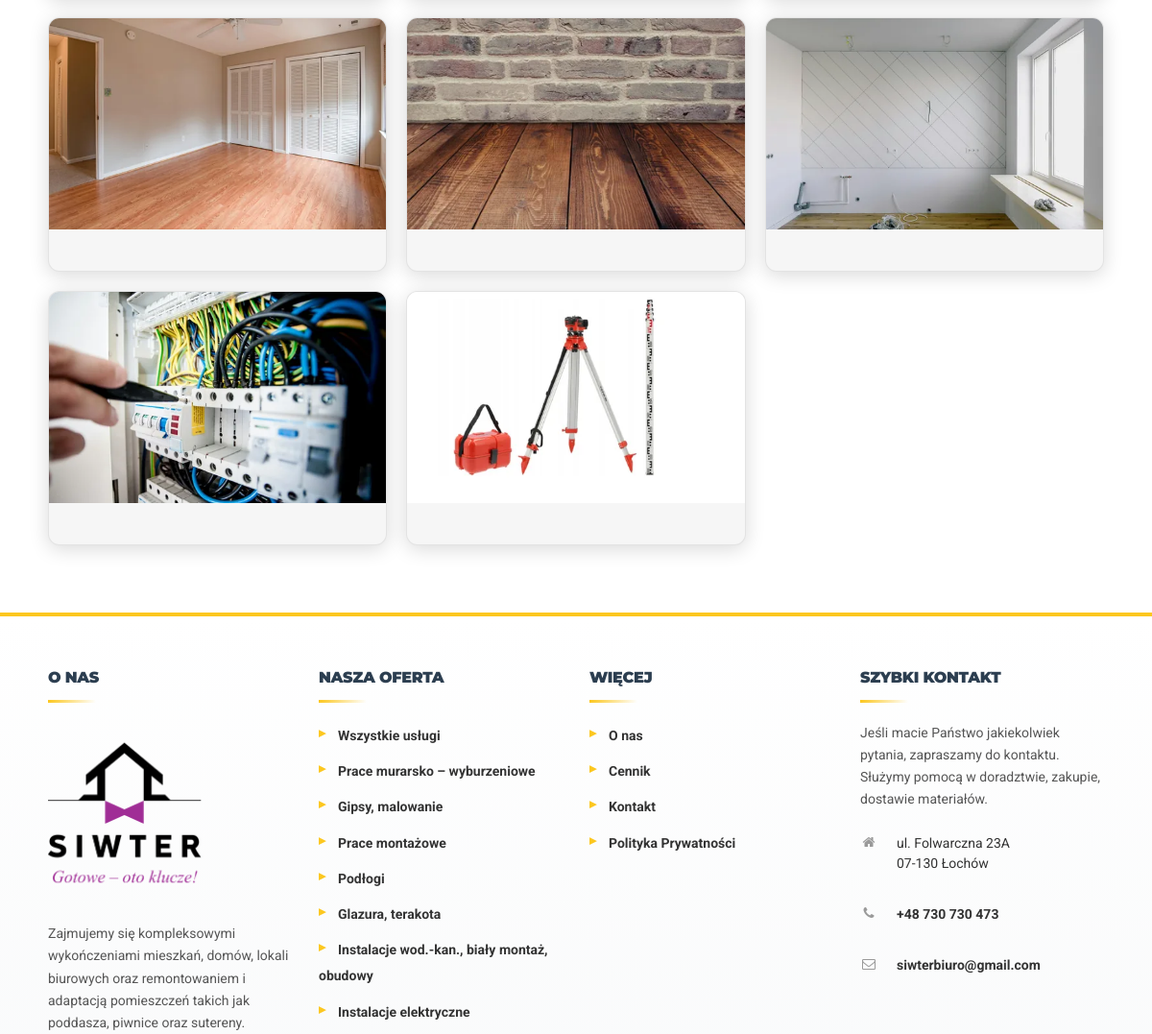
/galeria/ (middle part), run on an earlier commit of the app's database.
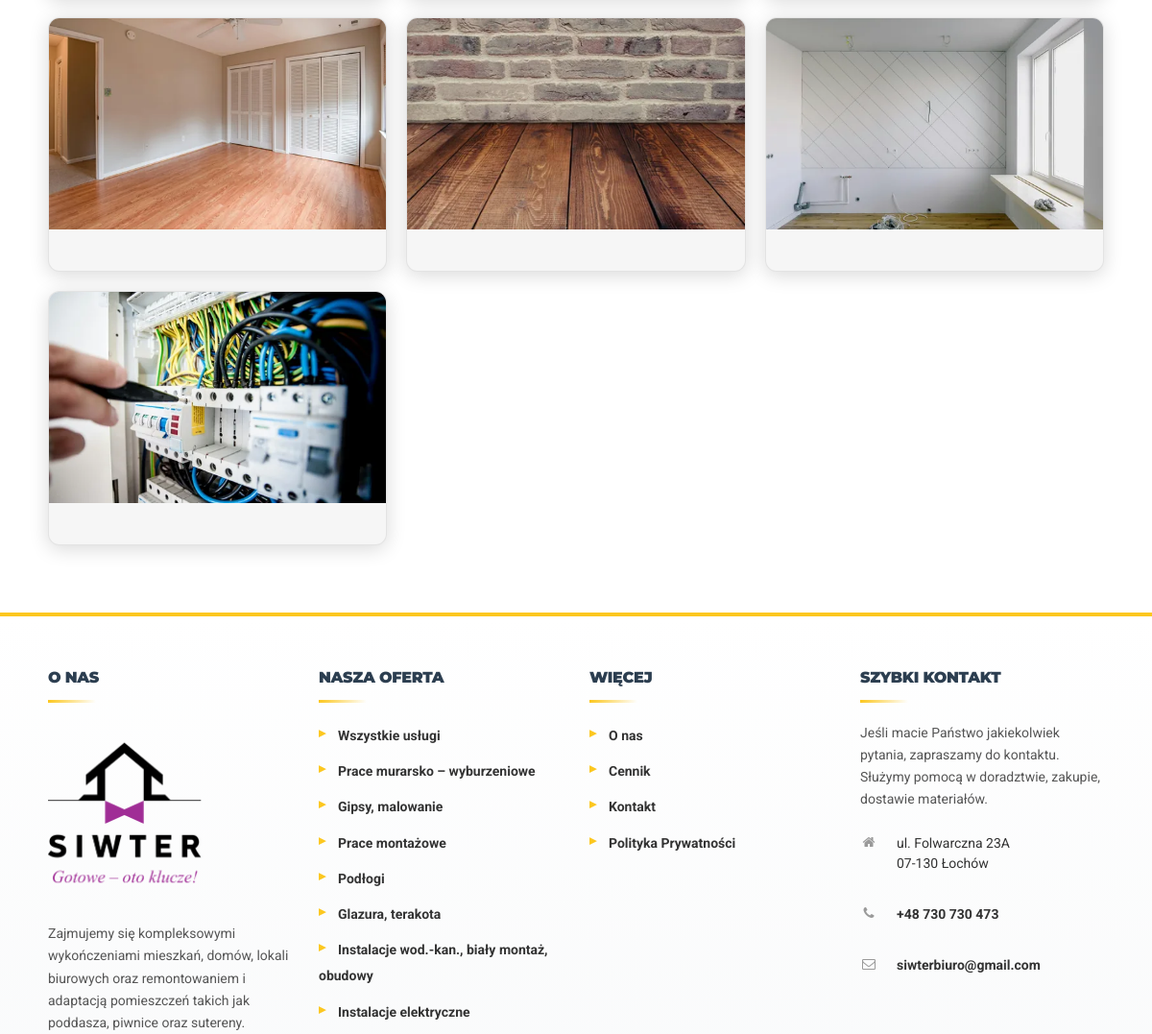
And on a later commit of the database.
### website/models.py (models this page shows, shortened)
class GalleryImage(models.Model):
    image = models.ImageField("Zdjęcie", upload_to="gallery/")
    thumbnail = models.ImageField(
        "Miniatura",
        upload_to="gallery/thumbs/",
        blank=True,
        null=True,
        editable=False,
    )
    order = models.PositiveIntegerField("Kolejność", default=0)
    is_published = models.BooleanField("Opublikowane", default=True)
    created_at = models.DateTimeField("Utworzono", auto_now_add=True)
    class Meta:
        ordering = ["order", "-created_at"]
        verbose_name = "Zdjęcie galerii"
        verbose_name_plural = "Zdjęcia galerii"

### website/views.py (the view)
# urls.py: path("galeria/", views.gallery, name="gallery"),
def gallery(request):
    images = GalleryImage.objects.filter(is_published=True).order_by("order", "-created_at")
    return render(request, "gallery.html", {"images": images})

### website/templates/gallery.html (shortened to what this page needs)
{% extends "base.html" %}
{% block content %}
<section class="gallery-page" data-reveal>
    <div class="container">
        <div class="gallery-grid">
            {% for img in images %}
                <figure class="gallery-item">
                    <a class="gallery-link" href="{{ img.image.url }}">
                        <img src="{% if img.thumbnail %}{{ img.thumbnail.url }}{% else %}{{ img.image.url }}{% endif %}" alt="Zdjęcie galerii" loading="lazy" decoding="async">
                    </a>
                </figure>
            {% empty %}
                <p>Brak zdjęć w galerii. Dodaj zdjęcia w panelu admina.</p>
            {% endfor %}
        </div>
    </div>
</section>
{% endblock %}

### website/templates/base.html (shortened to what this page needs)
{% load static %}
<!DOCTYPE html>
<html lang="pl">
<head>
    <link rel="stylesheet" href="{% static 'css/style.css' %}?v=20251231-09">
    <link rel="stylesheet" href="https://cdnjs.cloudflare.com/ajax/libs/font-awesome/4.7.0/css/font-awesome.min.css">
</head>
<body>
    <main>
        {% block content %}{% endblock %}
    </main>
    <footer class="site-footer" aria-label="Stopka">
        <div class="site-footer__top">
            <div class="container">
                <div class="footer-grid">
                    <div class="footer-col">
                        <h3 class="footer-title">O nas</h3>
                        <div class="footer-logo">
                            <img src="{% static 'img/SIWTER_logo_RGB.png' %}" alt="Siwter" loading="lazy">
                        </div>
                        <p class="footer-text">Zajmujemy się kompleksowymi wykończeniami mieszkań, domów, lokali biurowych oraz remontowaniem i adaptacją pomieszczeń takich jak poddasza, piwnice oraz sutereny.</p>
                    </div>
                    <div class="footer-col">
                        <h3 class="footer-title">Nasza oferta</h3>
                        <ul class="footer-links">
                            <li><a href="{% url 'offer' %}">Wszystkie usługi</a></li>
                            <li><a href="{% url 'offer' %}#murarskie">Prace murarsko – wyburzeniowe</a></li>
                            <li><a href="{% url 'offer' %}#gipsy">Gipsy, malowanie</a></li>
                            <li><a href="{% url 'offer' %}#montaz">Prace montażowe</a></li>
                            <li><a href="{% url 'offer' %}#podlogi">Podłogi</a></li>
                            <li><a href="{% url 'offer' %}#glazura">Glazura, terakota</a></li>
                            <li><a href="{% url 'offer' %}#instalacje">Instalacje wod.-kan., biały montaż, obudowy</a></li>
                            <li><a href="{% url 'offer' %}#elektryczne">Instalacje elektryczne</a></li>
                        </ul>
                    </div>
                    <div class="footer-col">
                        <h3 class="footer-title">Więcej</h3>
                        <ul class="footer-links">
                            <li><a href="{% url 'about' %}">O nas</a></li>
                            <li><a href="{% url 'pricing' %}">Cennik</a></li>
                            <li><a href="{% url 'contact' %}">Kontakt</a></li>
                            <li><a href="{% url 'privacy' %}">Polityka Prywatności</a></li>
                        </ul>
                    </div>
                    <div class="footer-col">
                        <h3 class="footer-title">Szybki kontakt</h3>
                        <p class="footer-text">Jeśli macie Państwo jakiekolwiek pytania, zapraszamy do kontaktu. Służymy pomocą w doradztwie, zakupie, dostawie materiałów.</p>
                        <ul class="footer-contact">
                            <li>
                                <i class="fa fa-home" aria-hidden="true"></i>
                                <span>ul. Folwarczna 23A<br>07-130 Łochów</span>
                            </li>
                            <li>
                                <i class="fa fa-phone" aria-hidden="true"></i>
                                <a href="tel:+48730730473">+48 730 730 473</a>
                            </li>
                            <li>
                                <i class="fa fa-envelope-o" aria-hidden="true"></i>
                                <a href="mailto:siwterbiuro@gmail.com">siwterbiuro@gmail.com</a>
                            </li>
                        </ul>
                    </div>
                </div>
            </div>
        </div>
    </footer>
</body>
</html>

### website/static/css/style.css (style rules this page uses)
* { margin: 0; padding: 0; box-sizing: border-box; }
html { background: linear-gradient(135deg, #ffffff 0%, #f0f0f0 50%, #ffffff 100%) !important; background-attachment: fixed; min-height: 100%; }
body { font-family: 'Roboto', 'Arial', 'Helvetica', sans-serif; line-height: 1.7; color: #333; background: linear-gradient(135deg, #ffffff 0%, #f0f0f0 50%, #ffffff 100%) !important; background-attachment: fixed; font-weight: 400; min-height: 100vh; }
h1, h2, h3, h4, h5, h6 { font-family: 'Montserrat', 'Arial', sans-serif; font-weight: 700; line-height: 1.3; letter-spacing: -0.02em; }
h3 { font-weight: 700; font-size: 1.5rem; }
html, body { overflow-x: hidden; }
main { padding-top: var(--hero-carousel-push, 0px); }
body:not(:has(.hero-carousel)) main, body:not(:has([data-carousel-track])) main { padding-top: 0 !important; }
img { max-width: 100%; height: auto; }
[data-reveal] { opacity: 0; transform: translateY(14px); transition: opacity 600ms ease, transform 600ms ease; }
[data-reveal].is-visible { opacity: 1; transform: translateY(0); }
.container { max-width: 1200px; margin: 0 auto; padding: 0 20px; }
.site-footer__top { background: #e6e6e6; padding: 54px 0 58px; }
.footer-grid { display: grid; grid-template-columns: repeat(4, minmax(0, 1fr)); gap: 28px; }
.footer-title { margin: 0 0 16px 0; font-size: 16px; font-weight: 900; text-transform: uppercase; color: #222; position: relative; padding-bottom: 10px; }
.footer-title::after { content: ""; position: absolute; left: 0; bottom: 0; width: 46px; height: 3px; background: #fcc71f; }
.footer-logo img { width: 160px; height: auto; display: block; margin: 0 0 12px 0; }
.footer-text { margin: 0 0 14px 0; color: #555; font-size: 14px; line-height: 1.65; }
.footer-links { list-style: none; padding: 0; margin: 0; display: flex; flex-direction: column; gap: 10px; }
.footer-links a { color: #222; text-decoration: none; font-size: 14px; font-weight: 700; }
.footer-contact { list-style: none; padding: 0; margin: 0; display: flex; flex-direction: column; gap: 12px; }
.footer-contact li { display: flex; gap: 10px; align-items: flex-start; color: #222; font-size: 14px; line-height: 1.5; }
.footer-contact i.fa { color: #9a9a9a; width: 18px; margin-top: 2px; }
.footer-contact a { color: #222; text-decoration: none; font-weight: 700; }
.gallery-page { padding: 54px 0 70px; background: #fff; }
.gallery-grid { display: grid; grid-template-columns: repeat(3, minmax(0, 1fr)); gap: 16px; }
.gallery-item { margin: 0; overflow: hidden; background: #f6f6f6; border: 1px solid rgba(0, 0, 0, 0.08); }
.gallery-item img { width: 100%; height: 220px; object-fit: cover; display: block; }
.gallery-link { display: block; cursor: zoom-in; }
.gallery-grid { display: grid; grid-template-columns: repeat(auto-fill, minmax(300px, 1fr)); gap: 20px; }
.gallery-item { aspect-ratio: 4/3; overflow: hidden; border-radius: 8px; box-shadow: 0 2px 10px rgba(0,0,0,0.1); }
.gallery-item img { transition: opacity 0.3s ease; }
p { line-height: 1.8; margin-bottom: 1.2em; }
.gallery-item { border-radius: 12px; overflow: hidden; transition: all 0.4s cubic-bezier(0.4, 0, 0.2, 1); box-shadow: 0 4px 20px rgba(0, 0, 0, 0.15); }
.gallery-item img { transition: transform 0.6s cubic-bezier(0.4, 0, 0.2, 1); }
[data-reveal] { transition: opacity 0.8s cubic-bezier(0.4, 0, 0.2, 1), transform 0.8s cubic-bezier(0.4, 0, 0.2, 1); }
[data-reveal].is-visible { animation: fadeInUp 0.8s ease-out; }
html { scroll-behavior: smooth; }
.site-footer__top { background: linear-gradient(180deg, #ffffff 0%, #f8f9fa 100%); position: relative; overflow: hidden; border-top: 4px solid #fcc71f; }
.site-footer__top::before { display: none; }
.footer-title { color: #2c3e50; position: relative; padding-bottom: 15px; margin-bottom: 20px; }
.footer-title::after { content: ''; position: absolute; bottom: 0; left: 0; width: 50px; height: 3px; background: linear-gradient(90deg, #fcc71f, transparent); }
.footer-text { color: #555; }
.footer-links li a { transition: all 0.3s ease; position: relative; padding-left: 20px; color: #333; }
.footer-links li a::before { content: '▸'; position: absolute; left: 0; color: #fcc71f; transition: transform 0.3s ease; }
.footer-contact li { transition: all 0.3s ease; padding: 10px 0; color: #333; }
.footer-contact li i { color: #fcc71f; margin-right: 10px; width: 20px; text-align: center; }
.footer-contact a { color: #333; }
.container { padding: 0 30px; }
@media (min-width: 1200px) { .container { padding: 0 50px; } }

What changed in the data, as far as the page shows it:
removed GalleryImage: thumbnail (picture)
